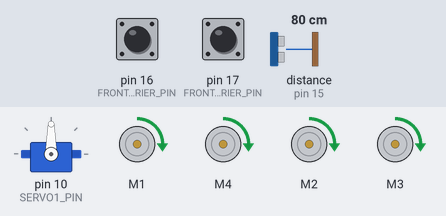
Simulated run of this sketch. Board: Arduino Uno, built with avr-gcc and run on an emulated ATmega328P. Parts: servo, 4 × DC motor (green arrow = forward, orange = backward, longer = faster). The inputs (shaded band) are chosen by the test bench; at power-on: distance to the obstacle (sensor on pin 15) 80 cm, pin 16 (FRONT_RIGHT_BARRIER_PIN) HIGH, pin 17 (FRONT_LEFT_BARRIER_PIN) HIGH. The echo pulse lasts 58.3 µs per cm.

Above: at 1.39 s.
2.3 s: distance to the obstacle (sensor on pin 15) set to 32 cm
6.4 s: distance to the obstacle (sensor on pin 15) set to 26 cm
At 10.3 s:
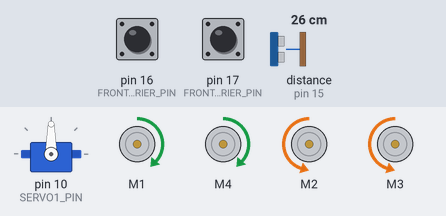
10.5 s: distance to the obstacle (sensor on pin 15) set to 35 cm
At 12.4 s:
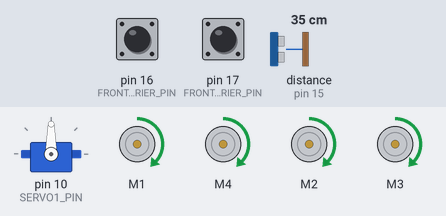
22.8 s: distance to the obstacle (sensor on pin 15) set to 2 cm
At 25.5 s:
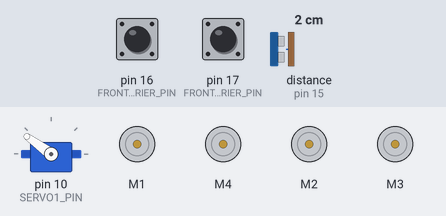
Timing chart, 0 to 27.9 s (numbered marks = the images above; inputs shaded):
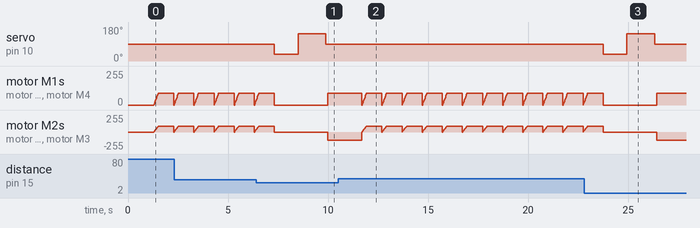

The sketch:

Obstacle-Avoiding-Robot-Car-4WD.ino
```cpp
#include <AFMotor.h> //add Adafruit Motor Shield library
#include <Servo.h>        //add Servo Motor library
#include <NewPing.h>      //add Ultrasonic sensor library

#define TRIG_PIN 14 // Digital Pin # 14 on the Motor Drive Shield for the the ultrasonic sensor
#define ECHO_PIN 15 // Digital Pin # 15 on the Motor Drive Shield for the ultrasonic sensor
#define SERVO1_PIN 10 // Digital Pin # 10 on the Motor Drive Shield for the Servo motor

#define MAX_DISTANCE 300 // sets maximum useable sensor measuring distance to 300cm
#define MAX_SPEED 90 // sets speed of DC traction motors to 150/250 or about 70% of full speed - to get power drain down.
#define MAX_SPEED_OFFSET 30 // 40 this sets offset to allow for differences between the two DC traction motors
#define COLL_DIST 30 // sets distance at which robot stops and reverses to 30cm (collision distance)
#define TURN_DIST COLL_DIST+20 // sets distance at which robot veers away from object

#define FRONT_RIGHT_BARRIER_PIN 16 // right obstacle detection sensor (Infrared barrier sensor)
#define FRONT_LEFT_BARRIER_PIN 17 // left obstacle detection sensor (Infrared barrier sensor)

NewPing sonar(TRIG_PIN, ECHO_PIN, MAX_DISTANCE); // sets up sensor library to use the correct pins to measure distance.

AF_DCMotor leftMotor1(1, MOTOR12_1KHZ); // create motor #1 using M1 output on Motor Drive Shield, set to 1kHz PWM frequency
AF_DCMotor leftMotor2(4, MOTOR12_1KHZ); // create motor #4, using M2 output, set to 1kHz PWM frequency
AF_DCMotor rightMotor1(2, MOTOR34_1KHZ);// create motor #2, using M3 output, set to 1kHz PWM frequency
AF_DCMotor rightMotor2(3, MOTOR34_1KHZ);// create motor #3, using M4 output, set to 1kHz PWM frequency
Servo myservo;  // create servo object to control a servo

int leftDistance, rightDistance; //distances on either side
int curDist = 0;
String motorSet = "";
int speedSet = 0;

//-------------------------------------------- SETUP LOOP ----------------------------------------------------------------------------
void setup() {
  Serial.begin(9600);
  myservo.attach(SERVO1_PIN);  // attaches the servo pin for SERVO_1 on the Motor Drive Shield to the servo object
  myservo.write(90); // tells the servo to position at 90-degrees ie. facing forward.
  pinMode(FRONT_RIGHT_BARRIER_PIN, INPUT);
  pinMode(FRONT_LEFT_BARRIER_PIN, INPUT);
  delay(1000); // delay for one seconds
}
//------------------------------------------------------------------------------------------------------------------------------------

//---------------------------------------------MAIN LOOP ------------------------------------------------------------------------------
void loop() {
  myservo.write(90);  // move eyes forward
  delay(90);
  bool isFrObstacled = digitalRead(FRONT_RIGHT_BARRIER_PIN); // if front right has obstacle
  bool isFlObstacled = digitalRead(FRONT_LEFT_BARRIER_PIN); // if front left has obstacle
  curDist = readPing();   // read distance

  if (curDist < COLL_DIST || isFrObstacled==LOW || isFlObstacled==LOW) {
    changePath(); // if forward is blocked change direction
  }
  moveForward();  // move forward
  delay(500);
}
//-------------------------------------------------------------------------------------------------------------------------------------

void changePath() {
  moveStop();   // stop forward movement
  myservo.write(36);  // check distance to the right
  delay(500);
  rightDistance = readPing(); //set right distance
  delay(500);
  myservo.write(144);  // check distace to the left
  delay(700);
  leftDistance = readPing(); //set left distance
  delay(500);
  myservo.write(90); //return to center
  delay(100);

  compareDistance(leftDistance, rightDistance);
}


void compareDistance(int leftDist, int rightDist)  // find the longest distance
{
  if (leftDist > rightDist) //if left is less obstructed
  {
    turnLeft();
  }
  else if (rightDist > leftDist) //if right is less obstructed
  {
    turnRight();
  }
  else //if they are equally obstructed
  {
    turnAround();
  }
}


//-------------------------------------------------------------------------------------------------------------------------------------
int readPing() { // read the ultrasonic sensor distance
  delay(70);
  unsigned int uS = sonar.ping_median();
  int cm = uS / US_ROUNDTRIP_CM;
  // Serial.println(cm);
  return cm;
}
//-------------------------------------------------------------------------------------------------------------------------------------
void moveStop() {
  leftMotor1.run(RELEASE);  // stop the motors.
  leftMotor2.run(RELEASE);
  rightMotor1.run(RELEASE);
  rightMotor2.run(RELEASE);
}
//-------------------------------------------------------------------------------------------------------------------------------------
void moveForward() {
  motorSet = "FORWARD";
  leftMotor1.run(FORWARD);      // turn it on going forward
  leftMotor2.run(FORWARD);      // turn it on going forward
  rightMotor1.run(FORWARD);     // turn it on going forward
  rightMotor2.run(FORWARD);     // turn it on going forward
  for (speedSet = 0; speedSet < MAX_SPEED; speedSet += 2) // slowly bring the speed up to avoid loading down the batteries too quickly
  {
    leftMotor1.setSpeed(speedSet);
    leftMotor2.setSpeed(speedSet);
    rightMotor1.setSpeed(speedSet);
    rightMotor2.setSpeed(speedSet);
    delay(5);
  }
}
//-------------------------------------------------------------------------------------------------------------------------------------
void moveBackward() {
  motorSet = "BACKWARD";
  leftMotor1.run(BACKWARD);     // turn it on going backward
  leftMotor2.run(BACKWARD);     // turn it on going backward
  rightMotor1.run(BACKWARD);    // turn it on going backward
  rightMotor2.run(BACKWARD);    // turn it on going backward
  for (speedSet = 0; speedSet < MAX_SPEED; speedSet += 2) // slowly bring the speed up to avoid loading down the batteries too quickly
  {
    leftMotor1.setSpeed(speedSet);
    leftMotor2.setSpeed(speedSet);
    rightMotor1.setSpeed(speedSet);
    rightMotor2.setSpeed(speedSet);
    delay(5);
  }
}
//-------------------------------------------------------------------------------------------------------------------------------------
void turnRight() {
  motorSet = "RIGHT";
  leftMotor1.run(FORWARD);      // turn motor 1 forward
  leftMotor2.run(FORWARD);      // turn motor 2 forward
  rightMotor1.run(BACKWARD);    // turn motor 3 backward
  rightMotor2.run(BACKWARD);    // turn motor 4 backward
  rightMotor1.setSpeed(speedSet + MAX_SPEED_OFFSET);
  rightMotor2.setSpeed(speedSet + MAX_SPEED_OFFSET);
  delay(1500); // run motors this way for 1500
  motorSet = "FORWARD";
  leftMotor1.run(FORWARD);      // set both motors back to forward
  leftMotor2.run(FORWARD);
  rightMotor1.run(FORWARD);
  rightMotor2.run(FORWARD);
}
//-------------------------------------------------------------------------------------------------------------------------------------
void turnLeft() {
  motorSet = "LEFT";
  leftMotor1.run(BACKWARD);      // turn motor 1 backward
  leftMotor2.run(BACKWARD);      // turn motor 2 backward
  leftMotor1.setSpeed(speedSet + MAX_SPEED_OFFSET);
  leftMotor2.setSpeed(speedSet + MAX_SPEED_OFFSET);
  rightMotor1.run(FORWARD);     // turn motor 3 forward
  rightMotor2.run(FORWARD);     // turn motor 4 forward
  delay(1500); // run motors this way for 1500
  motorSet = "FORWARD";
  leftMotor1.run(FORWARD);      // turn it on going forward
  leftMotor2.run(FORWARD);      // turn it on going forward
  rightMotor1.run(FORWARD);     // turn it on going forward
  rightMotor2.run(FORWARD);     // turn it on going forward
}
//-------------------------------------------------------------------------------------------------------------------------------------
void turnAround() {
  motorSet = "RIGHT";
  leftMotor1.run(FORWARD);      // turn motor 1 forward
  leftMotor2.run(FORWARD);      // turn motor 2 forward
  rightMotor1.run(BACKWARD);    // turn motor 3 backward
  rightMotor2.run(BACKWARD);    // turn motor 4 backward
  rightMotor1.setSpeed(speedSet + MAX_SPEED_OFFSET);
  rightMotor2.setSpeed(speedSet + MAX_SPEED_OFFSET);
  delay(1700); // run motors this way for 1700
  motorSet = "FORWARD";
  leftMotor1.run(FORWARD);      // set both motors back to forward
  leftMotor2.run(FORWARD);
  rightMotor1.run(FORWARD);
  rightMotor2.run(FORWARD);
}
```

Measured:
- the behaviour switches between 30 and 29 cm on distance to the obstacle (sensor on pin 15) (found by bisection; images 0 and 1)
- after the input at 6.4 s, servo on pin 10 (SERVO1_PIN): 90° → 36° after 0.92 s, → 144° 1.2 s later, → 90° 1.4 s later
- after the input at 10.5 s, servo on pin 10 (SERVO1_PIN): stops changing and stays 90°
- after the input at 22.8 s, servo on pin 10 (SERVO1_PIN): 90° → 36° after 0.96 s, → 144° 1.2 s later, → 90° 1.4 s later
- by itself, motor M1, motor M4, motor M2, motor M3: repeats every 1.0 s: forward 8/255 0.02 s, forward 16/255 0.02 s, forward 24/255 0.02 s, forward 32/255 0.02 s, forward 40/255 0.02 s, forward 48/255 0.02 s, forward 56/255 0.02 s, forward 64/255 0.02 s, forward 72/255 0.02 s, forward 80/255 0.02 s, forward 88/255 0.78 s, stopped 0.02 s
